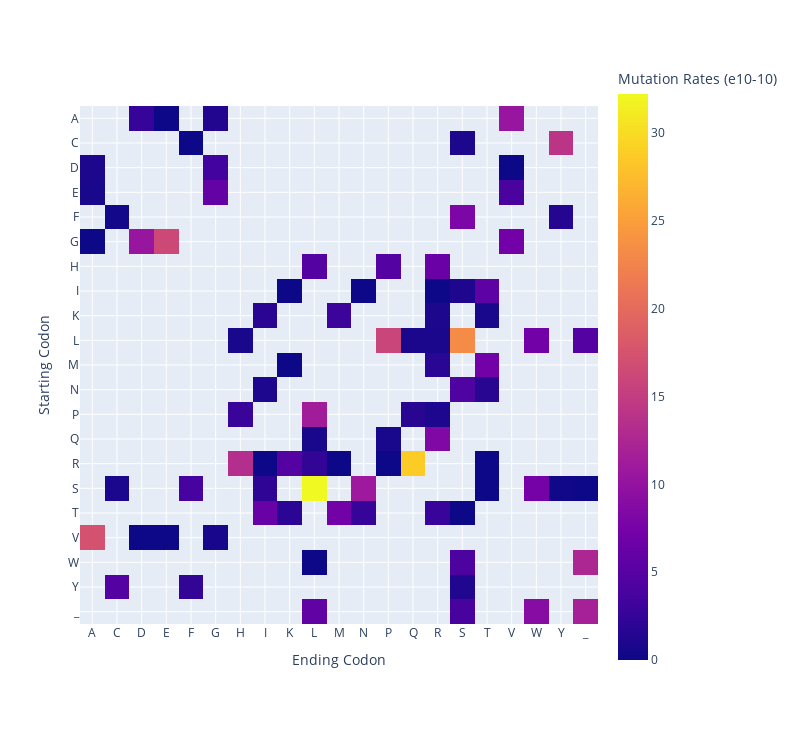

The code cell stored with this chart in its notebook:
### Code cell
px.imshow(x, labels=dict(y="Starting Codon", x="Ending Codon", color="Mutation Rates (e10-10)"), width=800, height=750)

### Figure 1 — Plotly figure (JSON) as saved in the notebook; plotly's stock layout.template omitted (floating-point values rounded to 4 significant figures; data arrays with more than 128 entries replaced by an {"elided": "..."} marker saying what was removed)
{"data": [{"coloraxis": "coloraxis", "hovertemplate": "Ending Codon: %{x}<br>Starting Codon: %{y}<br>Mutation Rates (e10-10): %{z}<extra></extra>", "name": "0", "type": "heatmap", "x": ["A", "C", "D", "E", "F", "G", "H", "I", "K", "L", "M", "N", "P", "Q", "R", "S", "T", "V", "W", "Y", "_"], "xaxis": "x", "y": ["A", "C", "D", "E", "F", "G", "H", "I", "K", "L", "M", "N", "P", "Q", "R", "S", "T", "V", "W", "Y", "_"], "yaxis": "y", "z": {"elided": "21x21 float values"}}], "layout": {"coloraxis": {"colorbar": {"title": {"text": "Mutation Rates (e10-10)"}}, "colorscale": [[0, "#0d0887"], [0.1111, "#46039f"], [0.2222, "#7201a8"], [0.3333, "#9c179e"], [0.4444, "#bd3786"], [0.5556, "#d8576b"], [0.6667, "#ed7953"], [0.7778, "#fb9f3a"], [0.8889, "#fdca26"], [1, "#f0f921"]]}, "height": 750, "margin": {"t": 60}, "width": 800, "xaxis": {"anchor": "y", "autorange": true, "constrain": "domain", "domain": [0, 1], "range": [-0.5, 20.5], "scaleanchor": "y", "title": {"text": "Ending Codon"}, "type": "category"}, "yaxis": {"anchor": "x", "autorange": true, "constrain": "domain", "domain": [0.06885, 0.9311], "range": [20.5, -0.5], "title": {"text": "Starting Codon"}, "type": "category"}}}
